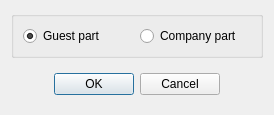
<?xml version="1.0" encoding="UTF-8"?>
<ui version="4.0">
 <class>DlgPrintTaxSideOption</class>
 <widget class="QDialog" name="DlgPrintTaxSideOption">
  <property name="geometry">
   <rect>
    <x>0</x>
    <y>0</y>
    <width>274</width>
    <height>102</height>
   </rect>
  </property>
  <property name="windowTitle">
   <string/>
  </property>
  <layout class="QVBoxLayout" name="verticalLayout_2">
   <item>
    <widget class="QGroupBox" name="groupBox">
     <property name="title">
      <string/>
     </property>
     <layout class="QHBoxLayout" name="horizontalLayout_2">
      <item>
       <widget class="QRadioButton" name="rbGuest">
        <property name="text">
         <string>Guest part</string>
        </property>
        <property name="checked">
         <bool>true</bool>
        </property>
       </widget>
      </item>
      <item>
       <widget class="QRadioButton" name="rbCompany">
        <property name="text">
         <string>Company part</string>
        </property>
       </widget>
      </item>
     </layout>
    </widget>
   </item>
   <item>
    <widget class="QWidget" name="widget" native="true">
     <layout class="QHBoxLayout" name="horizontalLayout">
      <item>
       <spacer name="horizontalSpacer">
        <property name="orientation">
         <enum>Qt::Horizontal</enum>
        </property>
        <property name="sizeHint" stdset="0">
         <size>
          <width>32</width>
          <height>20</height>
         </size>
        </property>
       </spacer>
      </item>
      <item>
       <widget class="QPushButton" name="btnPrint">
        <property name="text">
         <string>OK</string>
        </property>
       </widget>
      </item>
      <item>
       <widget class="QPushButton" name="btnCancel">
        <property name="text">
         <string>Cancel</string>
        </property>
       </widget>
      </item>
      <item>
       <spacer name="horizontalSpacer_2">
        <property name="orientation">
         <enum>Qt::Horizontal</enum>
        </property>
        <property name="sizeHint" stdset="0">
         <size>
          <width>32</width>
          <height>20</height>
         </size>
        </property>
       </spacer>
      </item>
     </layout>
    </widget>
   </item>
  </layout>
 </widget>
 <resources/>
 <connections/>
</ui>
